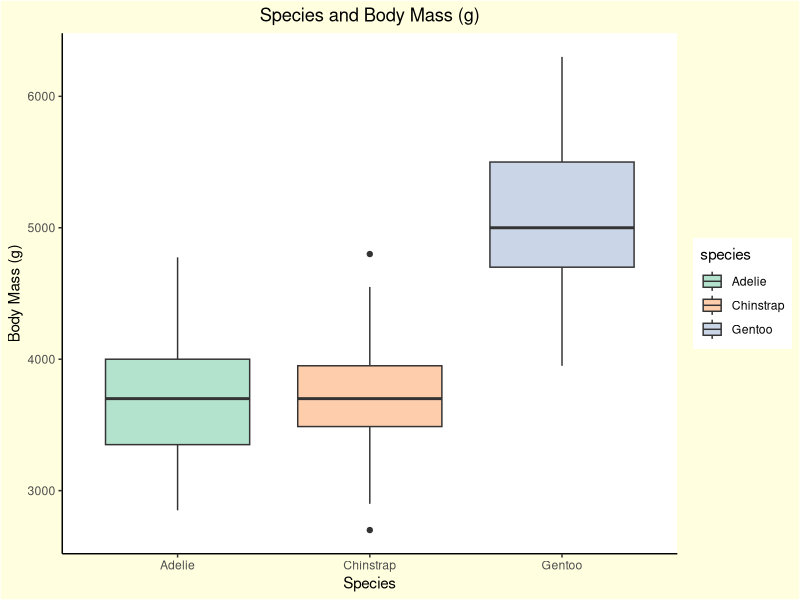
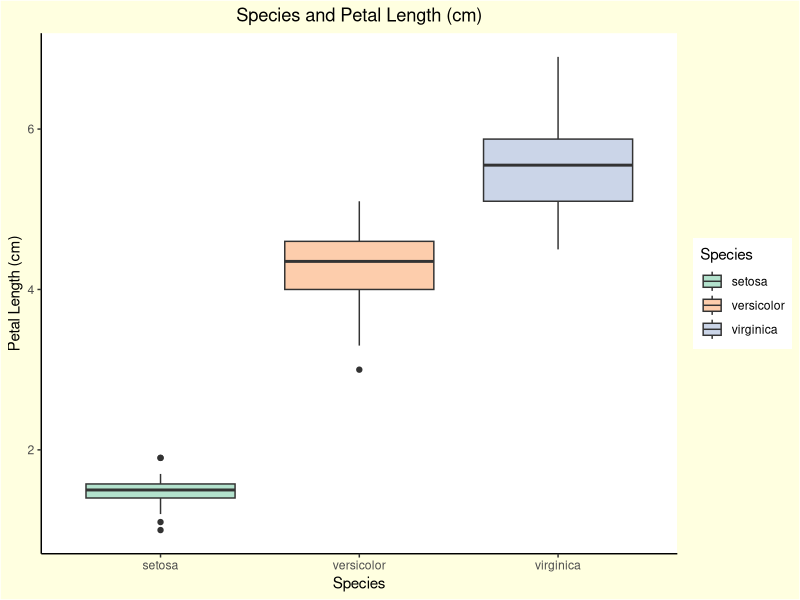

The R source for these figures, in order:
## ---- chunk 1
knitr::opts_chunk$set(echo = TRUE,
	fig.path = "../Output/",
	message = FALSE,
	warning = FALSE
)
## ---- chunk 2
library(tidyverse)
library(ggplot2)
library(here)
library(palmerpenguins)
library(RColorBrewer)
## ---- chunk 3
view(trees) # Observe the data
## ---- chunk 4
Airplane_Cleaned <- read_csv(here("Week_09","Data","Airplane_Cleaned.csv"))
View(Airplane_Cleaned)

## ---- chunk 5
Feet_to_inches <- function(height_feet) {  
  height_inches <- (height_feet * 12) # Apply conversion, 1 feet is equal to 12 inches
  return(height_inches)
} 
## ---- chunk 6
# Example 1
trees_inches <- trees %>% # select df
                 mutate(Feet_to_inches(Height)) # creates a column with the converted values from function
view(trees_inches)
## ---- chunk 7
# Example 2
airplane_inches <- Airplane_Cleaned %>% # select df
                      mutate('Height(in)' = Feet_to_inches(Height)) # creates a column with the converted values from function
view(airplane_inches)
## ---- chunk 8
# First find two similar datasets and then create a map function
# Next, we will create a function for a box plot and a variety of categories!
view(iris)
view(penguins)
## ---- chunk 9
myplot<-function(data, x, y,species){ 
          ggplot(data, aes(x = {{x}}, 
                           y = {{y}},
                           fill = {{species}}))+
          geom_boxplot()+ # Creates box plot
          scale_fill_brewer(palette = 'Pastel2') + # applies color
          labs(x = "Species", # Label x-axis on both plots
               legend.position = "none") +
          theme_classic()  + # Set specific theme
          theme(plot.background = element_rect(fill = "#ffffe0"), # Change background color
                plot.title = element_text(hjust = 0.5))  # Center title for both graphs
 }
## ---- chunk 10
myplot(data = penguins, x = species, y = body_mass_g, species = species)+ # Use function and apply variables of interest
labs(y = "Body Mass (g)", # Label y axis
     title = "Species and Body Mass (g)") # Label title
## ---- chunk 11
myplot(data = iris, x = Species, y = Petal.Length, Species) + # Use function and apply variables of interest
labs(y = "Petal Length (cm)", # Label y-axis
     title = "Species and Petal Length (cm)") # Label title

